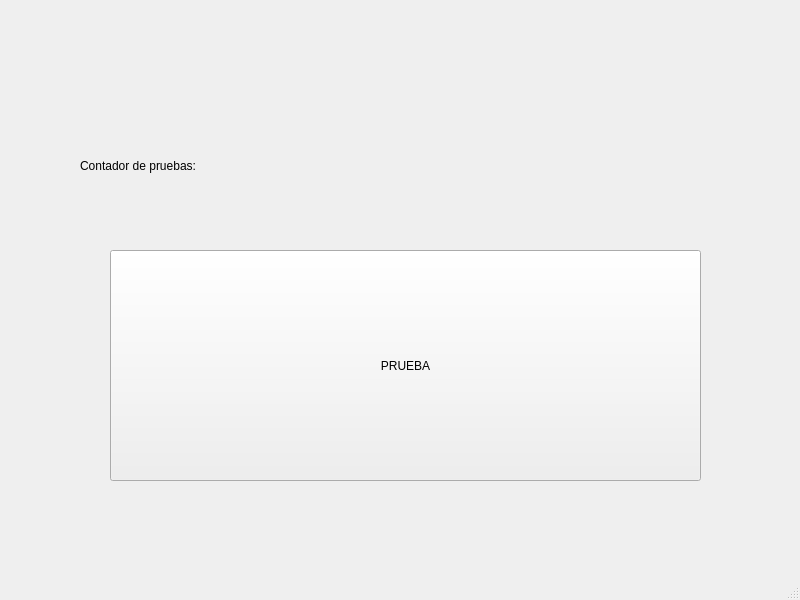
<?xml version="1.0" encoding="UTF-8"?>
<ui version="4.0">
 <class>EchoKnow</class>
 <widget class="QMainWindow" name="EchoKnow">
  <property name="geometry">
   <rect>
    <x>0</x>
    <y>0</y>
    <width>800</width>
    <height>600</height>
   </rect>
  </property>
  <property name="windowTitle">
   <string>EchoKnow</string>
  </property>
  <widget class="QWidget" name="centralwidget">
   <widget class="QPushButton" name="pushButton">
    <property name="geometry">
     <rect>
      <x>110</x>
      <y>250</y>
      <width>591</width>
      <height>231</height>
     </rect>
    </property>
    <property name="mouseTracking">
     <bool>true</bool>
    </property>
    <property name="text">
     <string>PRUEBA</string>
    </property>
    <property name="checkable">
     <bool>true</bool>
    </property>
    <property name="checked">
     <bool>false</bool>
    </property>
    <property name="autoRepeat">
     <bool>true</bool>
    </property>
   </widget>
   <widget class="QLabel" name="label">
    <property name="geometry">
     <rect>
      <x>80</x>
      <y>120</y>
      <width>551</width>
      <height>91</height>
     </rect>
    </property>
    <property name="text">
     <string>Contador de pruebas: </string>
    </property>
   </widget>
   <widget class="QLabel" name="label_2">
    <property name="geometry">
     <rect>
      <x>270</x>
      <y>160</y>
      <width>67</width>
      <height>17</height>
     </rect>
    </property>
    <property name="text">
     <string/>
    </property>
   </widget>
  </widget>
  <widget class="QMenuBar" name="menubar">
   <property name="geometry">
    <rect>
     <x>0</x>
     <y>0</y>
     <width>800</width>
     <height>22</height>
    </rect>
   </property>
  </widget>
  <widget class="QStatusBar" name="statusbar"/>
 </widget>
 <resources/>
 <connections/>
</ui>
